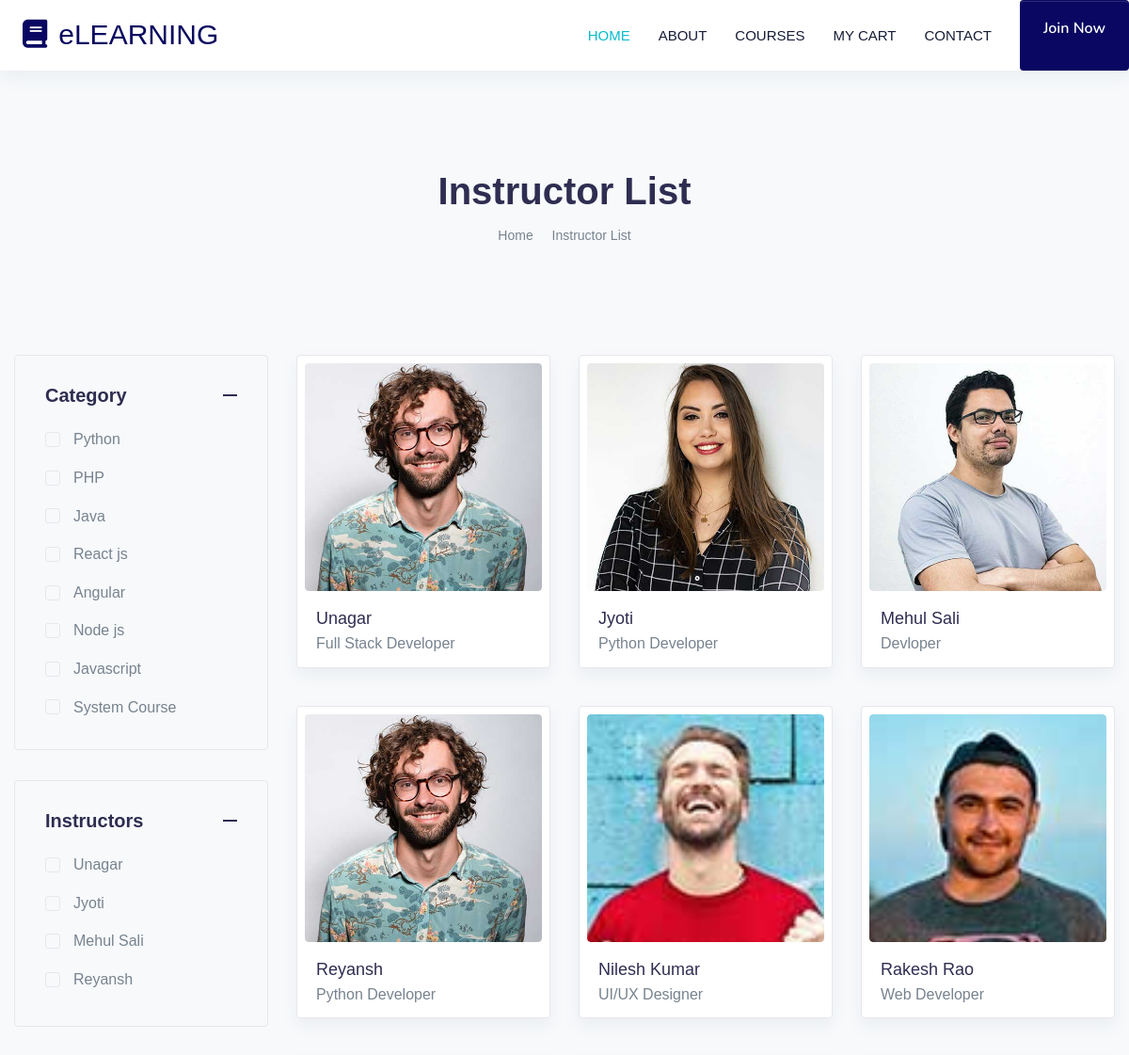
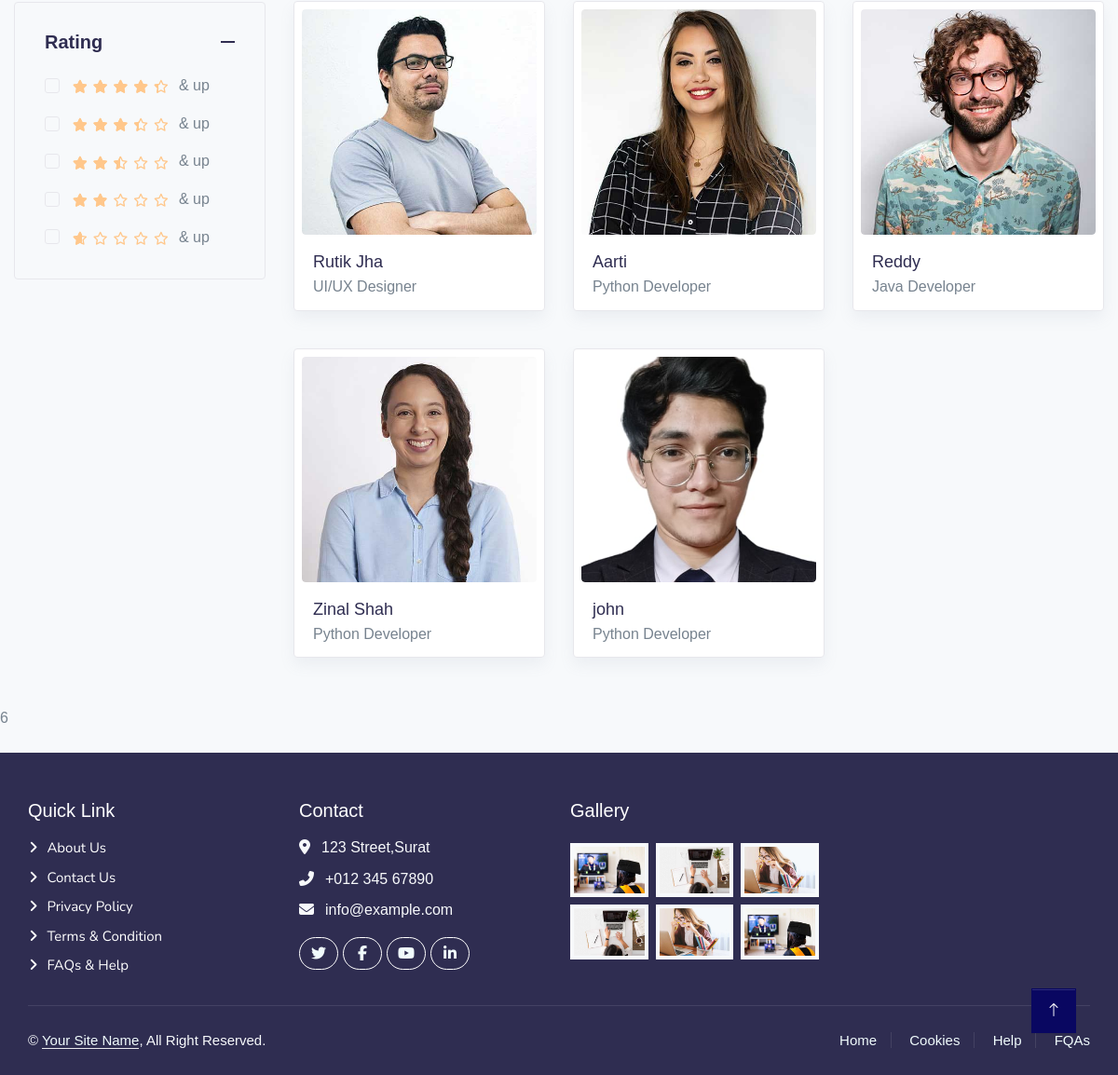
Page /instructor_list on the committed database (2 pictures, top to bottom).
### myapp/models.py (models this page shows, shortened)
class Categories(models.Model):
    icon = models.CharField(max_length=200 , null = True)
    name = models.CharField( max_length=200)

class Author(models.Model):
    user = models.OneToOneField(User, on_delete=models.CASCADE ,null =True)
    author_profile = models.ImageField(upload_to="Media/author")
    name = models.CharField(max_length=100, null=True)
    about_author = models.TextField()
    domain = models.CharField( max_length=100,null=True,default = "Devloper")
    category = models.ForeignKey(Categories, on_delete=models.CASCADE,null=True)
    phone_no = models.IntegerField(null =True)
    gender = models.CharField( max_length=50,null =True)
    def image_tag(self):
        return mark_safe('<img src="%s" width="100px" height="100px" />'%(self.author_profile.url))
    image_tag.short_description = 'Image'

### LMS/views.py (the view)
# urls.py: path('instructor_list',views.instructor_list,name="instructor_list"),
def instructor_list(request):
    instructor = Author.objects.all()
    category = Categories.objects.all().order_by('id')
    context = {
        "instructor":instructor,
        "category":category,
    }
    return render(request,'instructor/instructor_list.html',context)

### templates/instructor/instructor_list.html (shortened to what this page needs)
{% extends "base.html" %}
{% load course_tags %}
{% load static  %}
{% block content %}
    <header class="py-8 py-md-11" style="background-image: none;">
        <div class="container text-center py-xl-2">
            <h1 class="display-4 fw-semi-bold mb-0">Instructor List </h1>
            <nav aria-label="breadcrumb">
                <ol class="breadcrumb breadcrumb-scroll justify-content-center">
                    <li class="breadcrumb-item">
                        <a class="text-gray-800" href="#">
                            Home
                        </a>
                    </li>
                    <li class="breadcrumb-item text-gray-800 active" aria-current="page">
                        Instructor List
                    </li>
                </ol>
            </nav>
        </div>
    </header>
    <div class="container">
        <div class="row">
            <div class="col-xl-3 mb-5 mb-xl-0">
                <div class=" vertical-scroll" id="courseSidebar">
                    <div class="border rounded mb-6 @@widgetBG">
                        <div id="coursefilter1">
                            <h4 class="mb-0">
                                <button class="p-6 text-dark fw-medium d-flex align-items-center collapse-accordion-toggle line-height-one" type="button" data-bs-toggle="collapse" data-bs-target="#coursefiltercollapse1" aria-expanded="true" aria-controls="coursefiltercollapse1">
                                    Category
                                    <span class="ms-auto text-dark d-flex">
                                        <svg width="15" height="2" viewBox="0 0 15 2" fill="none" xmlns="http://www.w3.org/2000/svg">
                                            <rect width="15" height="2" fill="currentColor"/>
                                        </svg>
                                    </span>
                                </button>
                            </h4>
                        </div>
                        <div id="coursefiltercollapse1" class="collapse show mt-n2 px-6 pb-6" aria-labelledby="coursefilter1" data-bs-parent="#courseSidebar">
                            <ul class="list-unstyled list-group list-checkbox">
                                {% for cat in category %}
                                <li class="custom-control custom-checkbox">
                                    <label class="custom-control-label font-size-base" for="category-{{cat.id}}">{{cat.name}} </label>
                                </li>
                                {% endfor %}
                            </ul>
                        </div>
                    </div>
                    <div class="border rounded mb-6 @@widgetBG">
                        <div >
                            <h4 class="mb-0">
                                <button class="p-6 text-dark fw-medium d-flex align-items-center collapse-accordion-toggle line-height-one" type="button" data-bs-toggle="collapse" data-bs-target="#coursefiltercollapse2" aria-expanded="true" aria-controls="coursefiltercollapse2">
                                    Instructors
                                    <span class="ms-auto text-dark d-flex">
                                        <svg width="15" height="2" viewBox="0 0 15 2" fill="none" xmlns="http://www.w3.org/2000/svg">
                                            <rect width="15" height="2" fill="currentColor"/>
                                        </svg>
                                    </span>
                                </button>
                            </h4>
                        </div>
                        <div id="coursefiltercollapse2" class="collapse show mt-n2 px-6 pb-6" aria-labelledby="coursefilter2" data-bs-parent="#courseSidebar">
                            <ul class="list-unstyled list-group list-checkbox list-checkbox-limit" >
                                {% for i in instructor %}
                                <li class="custom-control custom-checkbox ">
                                    <label class="custom-control-label font-size-base" for="instructor-{{i.id}}">{{i.name}} </label>
                                </li>
                          {% endfor %}
                            </ul>
                        </div>
                    </div>
                    <div class="border rounded mb-6 @@widgetBG">
                        <div id="coursefilter5">
                            <h4 class="mb-0">
                                <button class="p-6 text-dark fw-medium d-flex align-items-center collapse-accordion-toggle line-height-one" type="button" data-bs-toggle="collapse" data-bs-target="#coursefiltercollapse5" aria-expanded="true" aria-controls="coursefiltercollapse5">
                                    Rating
                                    <span class="ms-auto text-dark d-flex">
                                        <svg width="15" height="2" viewBox="0 0 15 2" fill="none" xmlns="http://www.w3.org/2000/svg">
                                            <rect width="15" height="2" fill="currentColor"/>
                                        </svg>
                                    </span>
                                </button>
                            </h4>
                        </div>
                        <div id="coursefiltercollapse5" class="collapse show mt-n2 px-6 pb-6" aria-labelledby="coursefilter5" data-bs-parent="#courseSidebar">
                            <ul class="list-unstyled list-group list-checkbox">
                                <li class="custom-control custom-checkbox">
                                    <label class="custom-control-label font-size-base" for="rating-1">
                                        <span class="d-flex align-items-end">
                                            <span class="star-rating">
                                                <span class="rating" style="width:90%;"></span>
                                            </span>
                                            <span class="ms-3">
                                                <span>& up</span>
                                            </span>
                                        </span>
                                    </label>
                                </li>
                                <li class="custom-control custom-checkbox">
                                    <label class="custom-control-label font-size-base" for="rating-2">
                                        <span class="d-flex align-items-end">
                                            <span class="star-rating">
                                                <span class="rating" style="width:70%;"></span>
                                            </span>
                                            <span class="ms-3">
                                                <span>& up</span>
                                            </span>
                                        </span>
                                    </label>
                                </li>
                                <li class="custom-control custom-checkbox">
                                    <label class="custom-control-label font-size-base" for="rating-3">
                                        <span class="d-flex align-items-end">
                                            <span class="star-rating">
                                                <span class="rating" style="width:50%;"></span>
                                            </span>
                                            <span class="ms-3">
                                                <span>& up</span>
                                            </span>
                                        </span>
                                    </label>
                                </li>
                                <li class="custom-control custom-checkbox">
                                    <label class="custom-control-label font-size-base" for="rating-4">
                                        <span class="d-flex align-items-end">
                                            <span class="star-rating">
                                                <span class="rating" style="width:35%;"></span>
                                            </span>
                                            <span class="ms-3">
                                                <span>& up</span>
                                            </span>
                                        </span>
                                    </label>
                                </li>
                                <li class="custom-control custom-checkbox">
                                    <label class="custom-control-label font-size-base" for="rating-5">
                                        <span class="d-flex align-items-end">
                                            <span class="star-rating">
                                                <span class="rating" style="width:10%;"></span>
                                            </span>
                                            <span class="ms-3">
                                                <span>& up</span>
                                            </span>
                                        </span>
                                    </label>
                                </li>
                            </ul>
                        </div>
                    </div>
                </div>
            </div>
            <div class="col-xl-9">
                <div class="row row-cols-md-3 mb-6 mb-xl-3" id="filteredInstructor">
                    {% for i in instructor %}
                    <div class="col-md pb-4 pb-md-7">
                        <div class="card border shadow p-2 lift">
                            <div class="card-zoom position-relative" >
                                <a href="/instructor/{{i.id}}" class="card-img sk-thumbnail img-ratio-4 card-hover-overlay d-block"><img class="rounded shadow-light-lg img-fluid" src="{{i.author_profile}}" alt="..."></a>
                            </div>
                            <div class="card-footer px-3 pt-4 pb-1">
                                <a href="instructors-single.html" class="d-block"><h5 class="mb-0">{{i.name}}</h5></a>
                                <span class="font-size-d-sm">{{i.domain}}</span>
                            </div>
                        </div>
                    </div>
                    {% endfor %}
                </div>
            </div>
        </div>
    </div>
6
{% endblock  %}

### rows in the picture
Categories: name "Python"
Categories: name "PHP"
Categories: name "Java"
Categories: name "React js"
Categories: name "Angular"
Categories: name "Node js"
Categories: name "Javascript"
Categories: name "System Course"
Author: name "Unagar", author_profile (picture), domain "Full Stack Developer"
Author: name "Jyoti", author_profile (picture), domain "Python Developer"
Author: name "Mehul Sali", author_profile (picture), domain "Devloper"
Author: name "Reyansh", author_profile (picture), domain "Python Developer"
Author: author_profile (picture), name "Nilesh Kumar", domain "UI/UX Designer"
Author: author_profile (picture), name "Rakesh Rao", domain "Web Developer"
Author: author_profile (picture), name "Rutik Jha", domain "UI/UX Designer"
Author: author_profile (picture), name "Aarti", domain "Python Developer"
Author: author_profile (picture), name "Reddy", domain "Java Developer"
Author: author_profile (picture), name "Zinal Shah", domain "Python Developer"
Author: author_profile (picture), name "john", domain "Python Developer"
